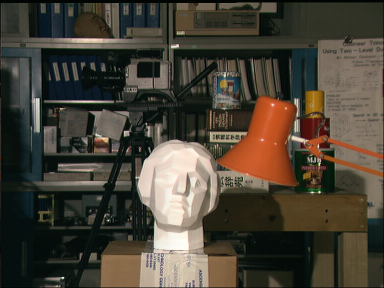
#> input picture tsucuba_left.png, 384 x 288 px
$ python task2.py
#> lines starting #> are read from the running program, lines starting #| are printed output that depends on the picture
import numpy as np
import cv2 as cv

# references
# (draw epilines) - > https://docs.opencv.org/3.2.0/da/de9/tutorial_py_epipolar_geometry.html

# read images
img_left = cv.imread('tsucuba_left.png',1)
#> img_left is the input picture: shape (288, 384, 3); mean B, G, R 54.7, 66.6, 73.2
img_right = cv.imread('tsucuba_right.png',1)
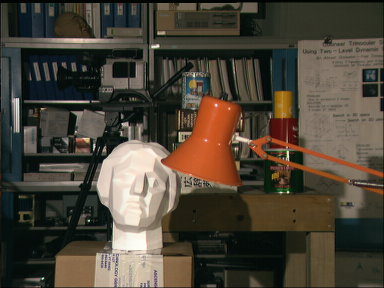
#> input picture tsucuba_right.png, 384 x 288 px
#> img_right is the input picture: shape (288, 384, 3); mean B, G, R 55.6, 68.2, 75.9

UBIT = 'ruturajt'

# key point detection (1)
sift = cv.xfeatures2d.SIFT_create()
kp1, des1 = sift.detectAndCompute(img_left,None)
#> kp1 = 717 keypoints; strongest (x, y, size): (174, 178, 47.3), (126, 133, 3.8), (177, 46, 2.7), (36, 102, 5.7)
kp2, des2 = sift.detectAndCompute(img_right,None)
#> kp2 = 708 keypoints; strongest (x, y, size): (94, 146, 1.9), (133, 178, 47.6), (157, 46, 2.7), (288, 153, 1.9)
sift_1=cv.drawKeypoints(img_left,kp1,None)
sift_2=cv.drawKeypoints(img_right,kp2,None)
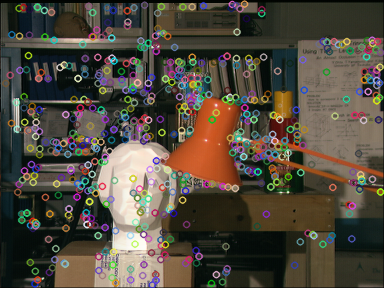
#> sift_2: shape (288, 384, 3); mean B, G, R 62.8, 74.2, 81.3
cv.imwrite('task2_sift1.jpg',sift_1)
cv.imwrite('task2_sift2.jpg',sift_2)

# BFMatcher with default params
bruteForceMatcher = cv.BFMatcher()
matches = bruteForceMatcher.knnMatch(des1,des2, k=2)
#> matches = 717 matches

# finding good matches
good_matches = []
good_matches_list = []
pts1 = []
pts2 = []
for m,n in matches:
    if m.distance < 0.75*n.distance:
        good_matches.append([m])
        good_matches_list.append(m)
        pts2.append(kp2[m.trainIdx].pt)
        pts1.append(kp1[m.queryIdx].pt)
#> after the loop, good_matches = 279 matches; good_matches_list = 279 matches; pts1 = 279 pairs, first value 30.22 to 377.5, second value 3.55 to 284.5; pts2 = 279 pairs, first value 9.74 to 375.6, second value 3.54 to 284.5

# cv.drawMatchesKnn expects list of lists as matches.
img3 = cv.drawMatches(img_left,kp1,img_right,kp2,good_matches_list,None,flags=2)
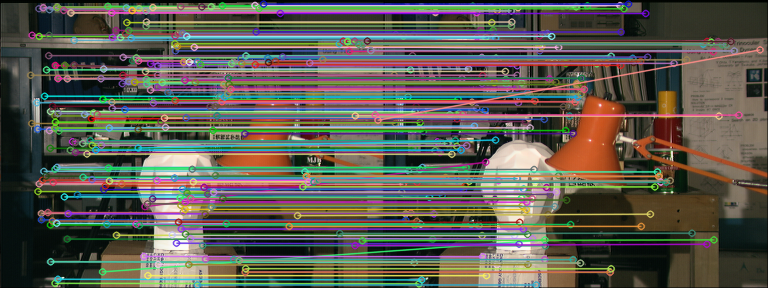
#> img3: shape (288, 768, 3); mean B, G, R 81.6, 91, 93

cv.imwrite('task2_matches_knn.jpg',img3)

pts1 = np.int32(pts1)
#> pts1 = 279 pairs, first value 30 to 377, second value 3 to 284
pts2 = np.int32(pts2)
#> pts2 = 279 pairs, first value 9 to 375, second value 3 to 284
Fundamental_matrix, mask = cv.findFundamentalMat(pts1,pts2,cv.RANSAC)
#> Fundamental_matrix = [[6.75e-07, 4.3e-05, 0.0179], [-3.04e-05, 1.94e-05, 0.422], [-0.02, -0.429, 1]]; mask = 279 values, max 1 at index 0, min 0 at index 35, mean 0.961


# task 2.2 finding fundamental matrix
print(Fundamental_matrix)
#| [[ 6.75359948e-07  4.29651925e-05  1.78516659e-02]
#|  [-3.04156715e-05  1.94087152e-05  4.22146563e-01]
#|  [-2.00189203e-02 -4.28512986e-01  1.00000000e+00]]

# selecting only inliners
pts1 = pts1[mask.ravel()==1]
#> pts1 = 268 pairs, first value 30 to 374, second value 3 to 284
pts2 = pts2[mask.ravel()==1]
#> pts2 = 268 pairs, first value 9 to 354, second value 3 to 284

np.random.seed(sum([ord(c) for c in UBIT]))
random_indices = np.random.randint(low=0, high=len(pts2), size=11)
#> random_indices = [115, 128, 88, 166, 34, 91, 209, 175, 173, 235, 80]

# finding random indices for colors
clr = []
for i in range(11):
	clr.append(np.random.randint(0, 255, 3))
print("clr-",clr)

# defining new points
new_pts1 = []
new_pts2 = []
for i in random_indices:
	new_pts1.append(pts1[i])
	new_pts2.append(pts2[i])
#> this loop made 11 passes
#> i on passes 1 to 11: 115, 128, 88, 166, 34, 91, 209, 175, 173, 235, 80
#> after the loop, new_pts1 = [[145, 25], [152, 102], [111, 107], [184, 201], [54, 168], [115, 234], [227, 88], [190, 198], [189, 238], [275, 60], [104, 185]]; new_pts2 = [[126, 25], [133, 102], [92, 107], [142, 201], [35, 168], [97, 235], [196, 88], [147, 198], [148, 238], [256, 61], [80, 185]]

def drawEpilines(img1, img2, lines, pts1, pts2):

    r,c = img1.shape[:2]
    for r, col in zip(lines, clr):
        color = tuple(col.tolist())
        x_0,y_0 = map(int, [0, -r[2]/r[1] ])
        x_1,y_1 = map(int, [c, -(r[2]+r[0]*c)/r[1] ])
        img1 = cv.line(img1, (x_0,y_0), (x_1,y_1), color,1)

    return img1,img2
# finding epi polar line on right image
line_right = cv.computeCorrespondEpilines(pts2.reshape(-1,1,2), 2, Fundamental_matrix)
#> line_right = 268 rows, first 8: [-0.0521, -0.999, 75.83], [-0.0556, -0.998, 123.6], [-0.0492, -0.999, 36.34], [-0.0542, -0.999, 103.9], [-0.0561, -0.998, 129.9], [-0.0608, -0.998, 192.8], [-0.0472, -0.999, 9.99], [-0.0493, -0.999, 37.65]
line_right = line_right.reshape(-1, 3)
img4, img5 = drawEpilines(img_left, img_right, line_right, new_pts1, new_pts2)
#> the loop in drawEpilines, `for r, col in zip(lines, clr):` made 11 passes
#> (r, color, y_0, y_1) on passes 1 to 11: ([-0.0521, -0.999, 75.83], (77, 189, 181), 75, 55), ([-0.0556, -0.998, 123.6], (90, 187, 93), 123, 102), ([-0.0492, -0.999, 36.34], (73, 185, 76), 36, 17), ([-0.0542, -0.999, 103.9], (106, 237, 123), 104, 83), ([-0.0561, -0.998, 129.9], (110, 189, 139), 130, 108), ([-0.0608, -0.998, 192.8], (97, 138, 110), 193, 169), ([-0.0472, -0.999, 9.99], (131, 0, 163), 10, -8), ([-0.0493, -0.999, 37.65], (238, 164, 0), 37, 18), ([-0.0602, -0.998, 184.9], (205, 100, 194), 185, 162), ([-0.0624, -0.998, 215.2], (92, 192, 92), 215, 191), ([-0.0629, -0.998, 221.2], (121, 14, 18), 221, 197)
#> after the loop in drawEpilines, `for r, col in zip(lines, clr):`:
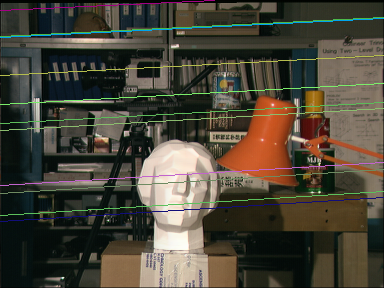
#> img1: shape (288, 384, 3); mean B, G, R 57.1, 69.7, 74.4

# finding epipolar line on left image
line_left = cv.computeCorrespondEpilines(pts1.reshape(-1,1,2), 1, Fundamental_matrix)
#> line_left = 268 rows, first 8: [0.0497, 0.999, -73.99], [0.0546, 0.999, -123.3], [0.0458, 0.999, -33.6], [0.0525, 0.999, -102.5], [0.0551, 0.998, -128.7], [0.0613, 0.998, -191.7], [0.0432, 0.999, -7.56], [0.0459, 0.999, -34.96]
line_left = line_left.reshape(-1, 3)
img6, img7 = drawEpilines(img_right, img_left,line_left, new_pts2, new_pts1)
#> the loop in drawEpilines (call 2), `for r, col in zip(lines, clr):` made 11 passes
#> (r, color, y_0, y_1) on passes 1 to 11: ([0.0497, 0.999, -73.99], (77, 189, 181), 74, 54), ([0.0546, 0.999, -123.3], (90, 187, 93), 123, 102), ([0.0458, 0.999, -33.6], (73, 185, 76), 33, 16), ([0.0525, 0.999, -102.5], (106, 237, 123), 102, 82), ([0.0551, 0.998, -128.7], (110, 189, 139), 128, 107), ([0.0613, 0.998, -191.7], (97, 138, 110), 192, 168), ([0.0432, 0.999, -7.56], (131, 0, 163), 7, -9), ([0.0459, 0.999, -34.96], (238, 164, 0), 35, 17), ([0.0605, 0.998, -183.8], (205, 100, 194), 184, 160), ([0.0634, 0.998, -212.8], (92, 192, 92), 213, 188), ([0.064, 0.998, -219.8], (121, 14, 18), 220, 195)
#> after the loop in drawEpilines (call 2), `for r, col in zip(lines, clr):`:
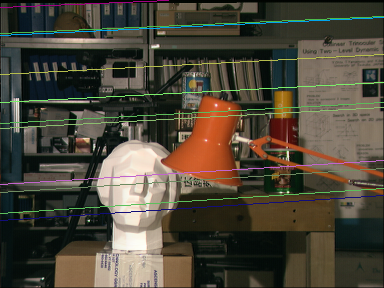
#> img1: shape (288, 384, 3); mean B, G, R 58, 71.3, 76.9

cv.imwrite('task2_epi_left.jpg', img4)
cv.imwrite('task2_epi_right.jpg', img6)


# creating stereo object
stereo_obj = cv.StereoSGBM_create(numDisparities=64, blockSize=25)
disparity_image = stereo_obj.compute(img_left,img_right)
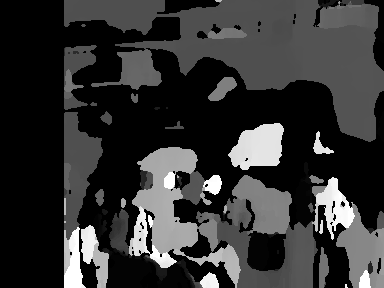
#> disparity_image: shape (288, 384) int16; min -16, max 1008, mean 193.6; drawn with min black and max white
cv.imwrite('task2_disparity.jpg',disparity_image)
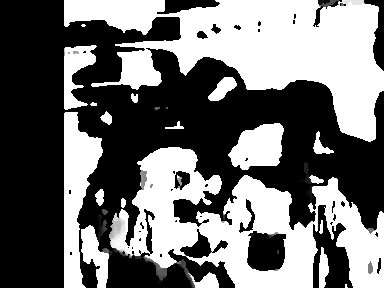
#> saved as task2_disparity.jpg: shape (288, 384); min 0, max 255, mean 112.1
